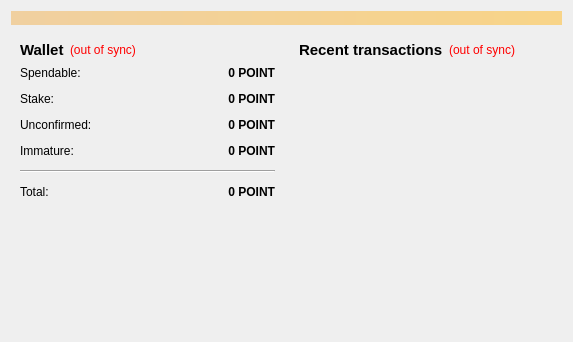
<?xml version="1.0" encoding="UTF-8"?>
<ui version="4.0">
 <class>OverviewPage</class>
 <widget class="QWidget" name="OverviewPage">
  <property name="geometry">
   <rect>
    <x>0</x>
    <y>0</y>
    <width>573</width>
    <height>342</height>
   </rect>
  </property>
  <property name="windowTitle">
   <string>Form</string>
  </property>
  <layout class="QVBoxLayout" name="topLayout">
   <item>
    <widget class="QLabel" name="labelAlerts">
     <property name="visible">
      <bool>false</bool>
     </property>
     <property name="styleSheet">
      <string notr="true">background-color: qlineargradient(x1: 0, y1: 0, x2: 1, y2: 0, stop:0 #F0D0A0, stop:1 #F8D488);  color:#000000
</string>
     </property>
     <property name="wordWrap">
      <bool>true</bool>
     </property>
     <property name="margin">
      <number>3</number>
     </property>
    </widget>
   </item>
   <item>
    <layout class="QHBoxLayout" name="horizontalLayout" stretch="1,1">
     <item>
      <layout class="QVBoxLayout" name="verticalLayout_2">
       <item>
        <widget class="QWidget" name="widget" native="true">
         <layout class="QVBoxLayout" name="verticalLayout_4">
          <item>
           <layout class="QHBoxLayout" name="horizontalLayout_4">
            <item>
             <widget class="QLabel" name="label_5">
              <property name="font">
               <font>
                <pointsize>11</pointsize>
                <weight>75</weight>
                <bold>true</bold>
               </font>
              </property>
              <property name="text">
               <string>Wallet</string>
              </property>
             </widget>
            </item>
            <item>
             <widget class="QLabel" name="labelWalletStatus">
              <property name="toolTip">
               <string>The displayed information may be out of date. Your wallet automatically synchronizes with the POINTS network after a connection is established, but this process has not completed yet.</string>
              </property>
              <property name="styleSheet">
               <string notr="true">QLabel { color: red; }</string>
              </property>
              <property name="text">
               <string notr="true">(out of sync)</string>
              </property>
              <property name="alignment">
               <set>Qt::AlignLeading|Qt::AlignLeft|Qt::AlignVCenter</set>
              </property>
             </widget>
            </item>
            <item>
             <spacer name="horizontalSpacer_2">
              <property name="orientation">
               <enum>Qt::Horizontal</enum>
              </property>
              <property name="sizeHint" stdset="0">
               <size>
                <width>40</width>
                <height>20</height>
               </size>
              </property>
             </spacer>
            </item>
           </layout>
          </item>
          <item>
           <layout class="QFormLayout" name="formLayout_2">
            <property name="fieldGrowthPolicy">
             <enum>QFormLayout::AllNonFixedFieldsGrow</enum>
            </property>
            <property name="horizontalSpacing">
             <number>12</number>
            </property>
            <property name="verticalSpacing">
             <number>12</number>
            </property>
            <item row="0" column="0">
             <widget class="QLabel" name="label">
              <property name="text">
               <string>Spendable:</string>
              </property>
             </widget>
            </item>
            <item row="0" column="1">
             <widget class="QLabel" name="labelBalance">
              <property name="font">
               <font>
                <weight>75</weight>
                <bold>true</bold>
               </font>
              </property>
              <property name="cursor">
               <cursorShape>IBeamCursor</cursorShape>
              </property>
              <property name="toolTip">
               <string>Your current spendable balance</string>
              </property>
              <property name="text">
               <string notr="true">0 POINT</string>
              </property>
              <property name="alignment">
               <set>Qt::AlignRight|Qt::AlignTrailing|Qt::AlignVCenter</set>
              </property>
              <property name="textInteractionFlags">
               <set>Qt::LinksAccessibleByMouse|Qt::TextSelectableByKeyboard|Qt::TextSelectableByMouse</set>
              </property>
             </widget>
            </item>
            <item row="1" column="0">
             <widget class="QLabel" name="label_6">
              <property name="text">
               <string>Stake:</string>
              </property>
             </widget>
            </item>
            <item row="1" column="1">
             <widget class="QLabel" name="labelStake">
              <property name="font">
               <font>
                <weight>75</weight>
                <bold>true</bold>
               </font>
              </property>
              <property name="cursor">
               <cursorShape>IBeamCursor</cursorShape>
              </property>
              <property name="toolTip">
               <string>Total of coins that was staked, and do not yet count toward the current balance</string>
              </property>
              <property name="text">
               <string notr="true">0 POINT</string>
              </property>
              <property name="alignment">
               <set>Qt::AlignRight|Qt::AlignTrailing|Qt::AlignVCenter</set>
              </property>
              <property name="textInteractionFlags">
               <set>Qt::LinksAccessibleByMouse|Qt::TextSelectableByKeyboard|Qt::TextSelectableByMouse</set>
              </property>
             </widget>
            </item>
            <item row="2" column="0">
             <widget class="QLabel" name="label_3">
              <property name="text">
               <string>Unconfirmed:</string>
              </property>
             </widget>
            </item>
            <item row="2" column="1">
             <widget class="QLabel" name="labelUnconfirmed">
              <property name="font">
               <font>
                <weight>75</weight>
                <bold>true</bold>
               </font>
              </property>
              <property name="cursor">
               <cursorShape>IBeamCursor</cursorShape>
              </property>
              <property name="toolTip">
               <string>Total of transactions that have yet to be confirmed, and do not yet count toward the current balance</string>
              </property>
              <property name="text">
               <string notr="true">0 POINT</string>
              </property>
              <property name="alignment">
               <set>Qt::AlignRight|Qt::AlignTrailing|Qt::AlignVCenter</set>
              </property>
              <property name="textInteractionFlags">
               <set>Qt::LinksAccessibleByMouse|Qt::TextSelectableByKeyboard|Qt::TextSelectableByMouse</set>
              </property>
             </widget>
            </item>
            <item row="3" column="0">
             <widget class="QLabel" name="labelImmatureText">
              <property name="text">
               <string>Immature:</string>
              </property>
             </widget>
            </item>
            <item row="3" column="1">
             <widget class="QLabel" name="labelImmature">
              <property name="font">
               <font>
                <weight>75</weight>
                <bold>true</bold>
               </font>
              </property>
              <property name="toolTip">
               <string>Mined balance that has not yet matured</string>
              </property>
              <property name="text">
               <string notr="true">0 POINT</string>
              </property>
              <property name="alignment">
               <set>Qt::AlignRight|Qt::AlignTrailing|Qt::AlignVCenter</set>
              </property>
              <property name="textInteractionFlags">
               <set>Qt::LinksAccessibleByMouse|Qt::TextSelectableByKeyboard|Qt::TextSelectableByMouse</set>
              </property>
             </widget>
            </item>
            <item row="4" column="0" colspan="2">
             <widget class="Line" name="line">
              <property name="orientation">
               <enum>Qt::Horizontal</enum>
              </property>
             </widget>
            </item>
            <item row="5" column="0">
             <widget class="QLabel" name="labelTotalText">
              <property name="text">
               <string>Total:</string>
              </property>
             </widget>
            </item>
            <item row="5" column="1">
             <widget class="QLabel" name="labelTotal">
              <property name="font">
               <font>
                <weight>75</weight>
                <bold>true</bold>
               </font>
              </property>
              <property name="cursor">
               <cursorShape>IBeamCursor</cursorShape>
              </property>
              <property name="toolTip">
               <string>Your current total balance</string>
              </property>
              <property name="text">
               <string notr="true">0 POINT</string>
              </property>
              <property name="alignment">
               <set>Qt::AlignRight|Qt::AlignTrailing|Qt::AlignVCenter</set>
              </property>
              <property name="textInteractionFlags">
               <set>Qt::LinksAccessibleByMouse|Qt::TextSelectableByKeyboard|Qt::TextSelectableByMouse</set>
              </property>
             </widget>
            </item>
           </layout>
          </item>
         </layout>
        </widget>
       </item>
       <item>
        <spacer name="verticalSpacer">
         <property name="orientation">
          <enum>Qt::Vertical</enum>
         </property>
         <property name="sizeHint" stdset="0">
          <size>
           <width>20</width>
           <height>40</height>
          </size>
         </property>
        </spacer>
       </item>
      </layout>
     </item>
     <item>
      <layout class="QVBoxLayout" name="verticalLayout_3">
       <item>
        <widget class="QWidget" name="widget_2" native="true">
         <layout class="QVBoxLayout" name="verticalLayout">
          <item>
           <layout class="QHBoxLayout" name="horizontalLayout_2">
            <item>
             <widget class="QLabel" name="label_4">
              <property name="font">
               <font>
                <pointsize>11</pointsize>
                <weight>75</weight>
                <bold>true</bold>
               </font>
              </property>
              <property name="text">
               <string>&lt;b&gt;Recent transactions&lt;/b&gt;</string>
              </property>
             </widget>
            </item>
            <item>
             <widget class="QLabel" name="labelTransactionsStatus">
              <property name="toolTip">
               <string>The displayed information may be out of date. Your wallet automatically synchronizes with the POINTS network after a connection is established, but this process has not completed yet.</string>
              </property>
              <property name="styleSheet">
               <string notr="true">QLabel { color: red; }</string>
              </property>
              <property name="text">
               <string notr="true">(out of sync)</string>
              </property>
              <property name="alignment">
               <set>Qt::AlignRight|Qt::AlignTrailing|Qt::AlignVCenter</set>
              </property>
             </widget>
            </item>
            <item>
             <spacer name="horizontalSpacer">
              <property name="orientation">
               <enum>Qt::Horizontal</enum>
              </property>
              <property name="sizeHint" stdset="0">
               <size>
                <width>40</width>
                <height>20</height>
               </size>
              </property>
             </spacer>
            </item>
           </layout>
          </item>
          <item>
           <widget class="QListView" name="listTransactions">
            <property name="styleSheet">
             <string notr="true">QListView { background: transparent; }</string>
            </property>
            <property name="frameShape">
             <enum>QFrame::NoFrame</enum>
            </property>
            <property name="verticalScrollBarPolicy">
             <enum>Qt::ScrollBarAlwaysOff</enum>
            </property>
            <property name="horizontalScrollBarPolicy">
             <enum>Qt::ScrollBarAlwaysOff</enum>
            </property>
            <property name="selectionMode">
             <enum>QAbstractItemView::NoSelection</enum>
            </property>
           </widget>
          </item>
         </layout>
        </widget>
       </item>
      </layout>
     </item>
    </layout>
   </item>
  </layout>
 </widget>
 <resources/>
 <connections/>
</ui>
